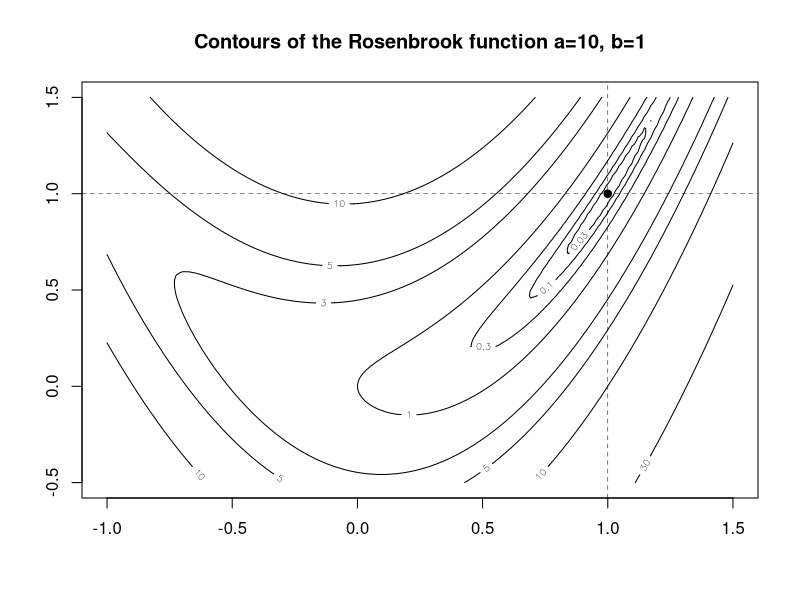
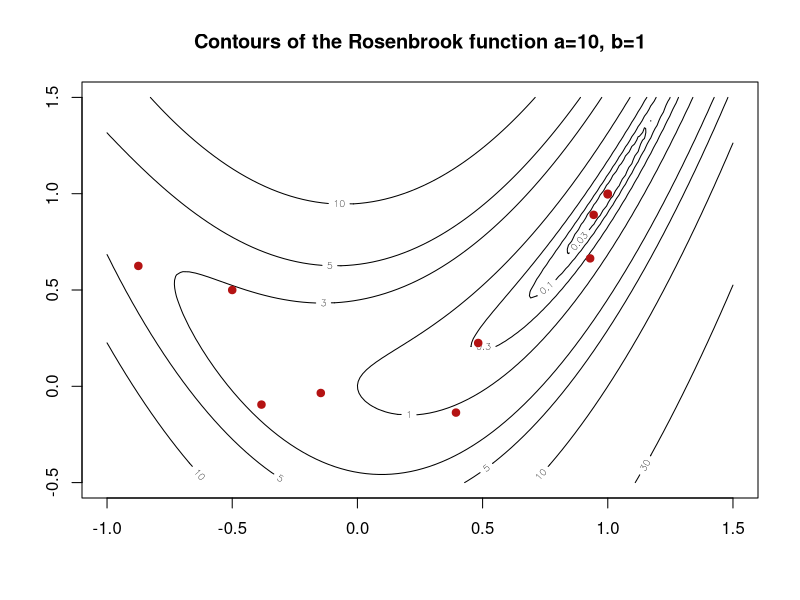
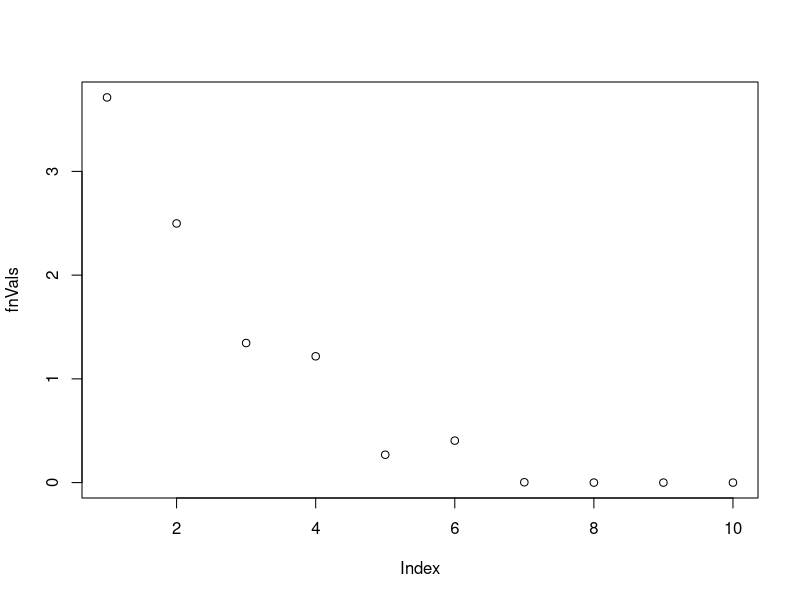
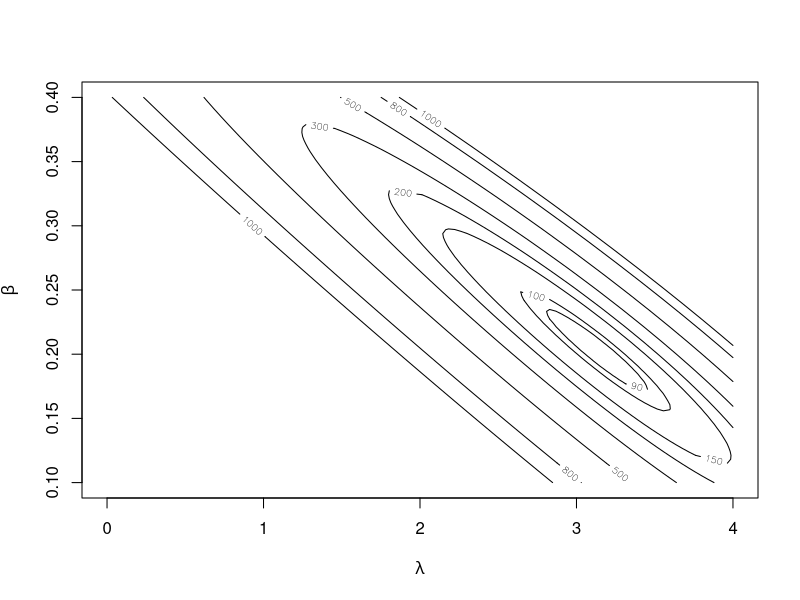

Reproduce these figures in R, in order.
## ---- chunk 1
rb <- function(theta1 = 1, theta2 = 1, a = 1, b = 1) a * (theta2 - theta1 ^ 2) ^ 2 + (b - theta1) ^ 2

rb2 <- function(theta = c(1 , 1), a = 1, b = 1) {
  res  <- rb(theta1 = theta[1], theta2 = theta[2], a = a, b = b)
  
  grad1 <- -4 * a * (theta[2] - theta[1] ^ 2) * theta[1] - 2 * (b - theta[1])
  
  grad2 <- 2 * a * (theta[2] - theta[1] ^ 2)
  
  grad <- c(grad1, grad2)
  
  Hess <- matrix(
    c(
      -4 * a * theta[2] + 12 * a * (theta[1]) ^ 2 + 2,
      -4 * a * theta[1],
      -4 * a * theta[1],
      2 * a
    ), 
    nrow  = 2, 
    byrow = T
  )
  
  list(
    f = res,
    g = grad,
    H = Hess
  )
}

rb2(c(1/2,1/2),
    a = 10,
    b = 1)
## ---- chunk 2
theta1 <- seq(-1, 1.5, length = 100)
theta2 <- seq(-0.5, 1.5, length = 100)

M <- matrix(NA, nrow = 100, ncol = 100)

for (i in seq_along(theta1)){
  for (j in seq_along(theta2)){
    
    M[i,j] <- rb(theta1 = theta1[i], theta2 = theta2[j], a = 10, b = 1)
  }
}

lev <- c(0.03, 0.1, 0.3, 1, 3, 5, 10, 30)

contour(
  x = theta1,
  y = theta2,
  z = M,
  levels = lev,
  main = "Contours of the Rosenbrook function a=10, b=1"
)

abline(h = 1, lty = 2, lwd = 0.5)
abline(v = 1, lty = 2,lwd = 0.5)
points(c(1, 1), pch = 19)
## ---- chunk 3
iter <- 0
theta <- c(-0.5, 0.5)
a <- 10
b <- 1
cutoff <- 10e-6

fnVals <- NULL

contour(
  x = theta1,
  y = theta2,
  z = M,
  levels = lev,
  main = "Contours of the Rosenbrook function a=10, b=1"
)

while(!sqrt(sum(rb2(theta, a, b)$g ^ 2)) <= cutoff) {
  iter <- iter + 1
  
  print(theta)
  
  points(x = theta[1], y = theta[2], pch = 19, col = "#b41313")
  
  
  iter_info <- rb2(theta, 10, 1)
  theta <- theta + c(solve(iter_info$H) %*% (-iter_info$g))
  fnVals[iter] <- rb(theta[1], theta[2], a, b)
}
## ---- chunk 4
plot(fnVals)
## ---- chunk 5
data_poisson <- tibble::tibble(
  covariate = c(1:13),
  response = c(12, 14, 33, 50, 67, 74, 123, 141, 165, 204, 253, 246, 240)
)

neg_loglik_poisson <- function(theta1, theta2, data) {
  par <- c(theta1,theta2)
  y <- data$response
  X <- model.matrix(~data$covariate)
  lin_pred <- X %*% par
  
  res <- t(y) %*% (X %*% par) - sum(exp(lin_pred)) - sum(lgamma(y + 1))

  - res
}

theta1 <- seq(from = 0, to = 4, length = 100)
theta2 <- seq(from = 0.1, to = 0.4, length = 100)

M <- matrix(NA, nrow = 100, ncol = 100)
for(i in seq_along(theta1)){
  for(j in seq_along(theta2)) {
     M[i, j] <- neg_loglik_poisson(theta1[i], theta2[j], data = data_poisson)
  }
}

lev <- c(90, 100, 150, 200, 300, 500, 800, 1000)

contour(x = theta1,
        y = theta2,
        z = M,
        levels = lev,
        xlab = expression(lambda),
        ylab = expression(beta))
